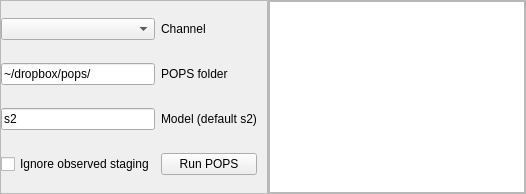
           <widget class="QWidget" name="tab">
            <attribute name="title">
             <string>Run</string>
            </attribute>
            <layout class="QHBoxLayout" name="horizontalLayout">
             <property name="spacing">
              <number>0</number>
             </property>
             <property name="leftMargin">
              <number>0</number>
             </property>
             <property name="topMargin">
              <number>0</number>
             </property>
             <property name="rightMargin">
              <number>0</number>
             </property>
             <property name="bottomMargin">
              <number>0</number>
             </property>
             <item>
              <widget class="QFrame" name="frame_12">
               <property name="frameShape">
                <enum>QFrame::Shape::StyledPanel</enum>
               </property>
               <property name="frameShadow">
                <enum>QFrame::Shadow::Raised</enum>
               </property>
               <layout class="QGridLayout" name="gridLayout_7" columnstretch="2,1">
                <property name="leftMargin">
                 <number>0</number>
                </property>
                <property name="topMargin">
                 <number>0</number>
                </property>
                <property name="rightMargin">
                 <number>10</number>
                </property>
                <property name="bottomMargin">
                 <number>0</number>
                </property>
                <property name="horizontalSpacing">
                 <number>-1</number>
                </property>
                <item row="1" column="1">
                 <widget class="QLabel" name="label_10">
                  <property name="text">
                   <string>POPS folder</string>
                  </property>
                 </widget>
                </item>
                <item row="2" column="1">
                 <widget class="QLabel" name="label_9">
                  <property name="text">
                   <string>Model (default s2)</string>
                  </property>
                 </widget>
                </item>
                <item row="2" column="0">
                 <widget class="QLineEdit" name="txt_pops_model">
                  <property name="text">
                   <string>s2</string>
                  </property>
                 </widget>
                </item>
                <item row="0" column="1">
                 <widget class="QLabel" name="label_8">
                  <property name="text">
                   <string>Channel</string>
                  </property>
                 </widget>
                </item>
                <item row="0" column="0">
                 <widget class="QComboBox" name="combo_pops">
                  <property name="currentText">
                   <string/>
                  </property>
                  <property name="placeholderText">
                   <string/>
                  </property>
                 </widget>
                </item>
                <item row="1" column="0">
                 <widget class="QLineEdit" name="txt_pops_path">
                  <property name="text">
                   <string>~/dropbox/pops/</string>
                  </property>
                 </widget>
                </item>
                <item row="3" column="0">
                 <widget class="QCheckBox" name="check_pops_ignore_obs">
                  <property name="text">
                   <string>Ignore observed staging</string>
                  </property>
                 </widget>
                </item>
                <item row="3" column="1">
                 <widget class="QPushButton" name="butt_pops">
                  <property name="text">
                   <string>Run POPS</string>
                  </property>
                 </widget>
                </item>
               </layout>
              </widget>
             </item>
             <item>
              <widget class="QFrame" name="frame_13">
               <property name="frameShape">
                <enum>QFrame::Shape::StyledPanel</enum>
               </property>
               <property name="frameShadow">
                <enum>QFrame::Shadow::Raised</enum>
               </property>
               <layout class="QHBoxLayout" name="horizontalLayout_9">
                <property name="spacing">
                 <number>0</number>
                </property>
                <property name="leftMargin">
                 <number>0</number>
                </property>
                <property name="topMargin">
                 <number>0</number>
                </property>
                <property name="rightMargin">
                 <number>0</number>
                </property>
                <property name="bottomMargin">
                 <number>0</number>
                </property>
                <item>
                 <widget class="QTableView" name="tbl_pops1"/>
                </item>
               </layout>
              </widget>
             </item>
            </layout>
           </widget>
